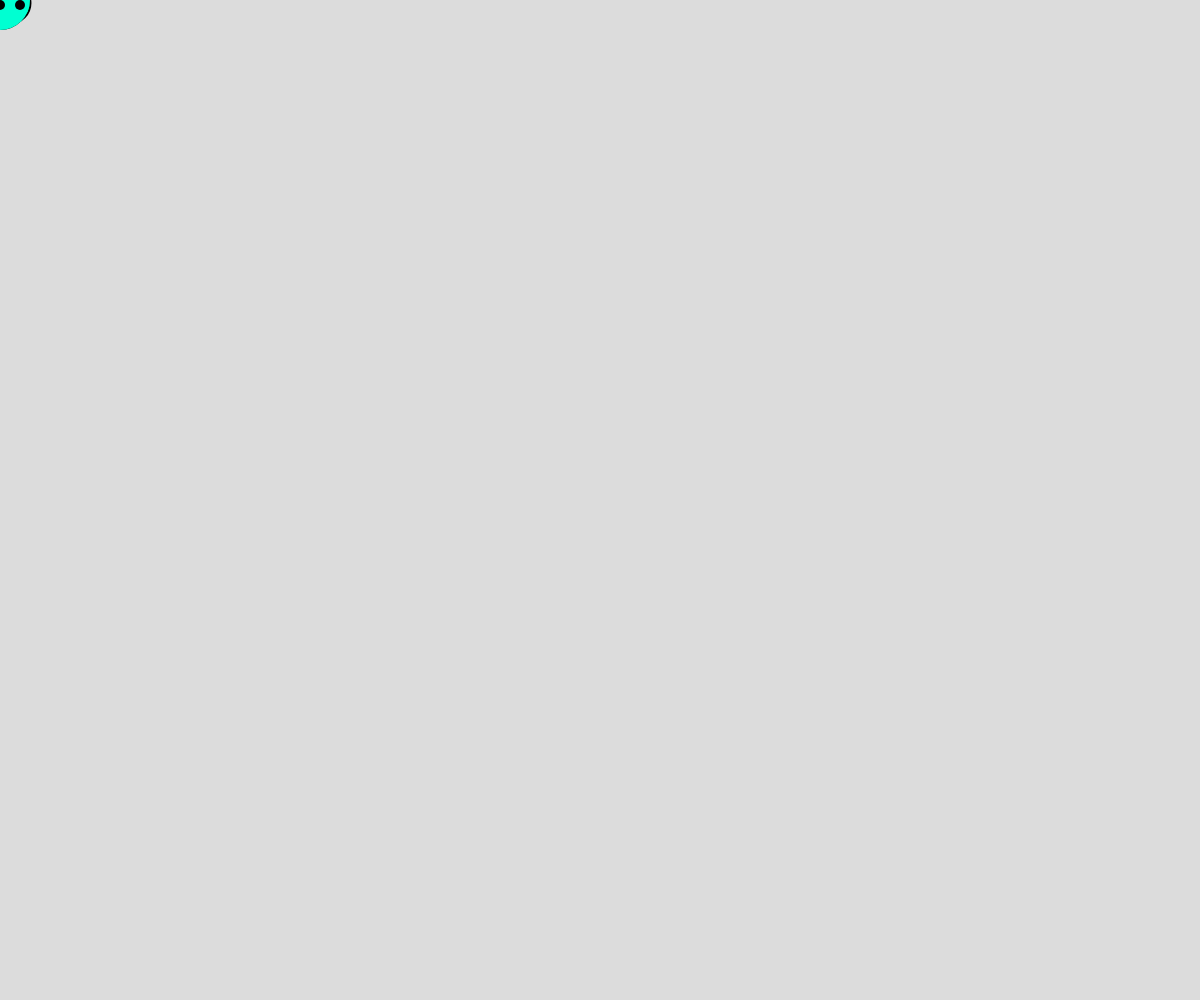
Frame 1 (no input)
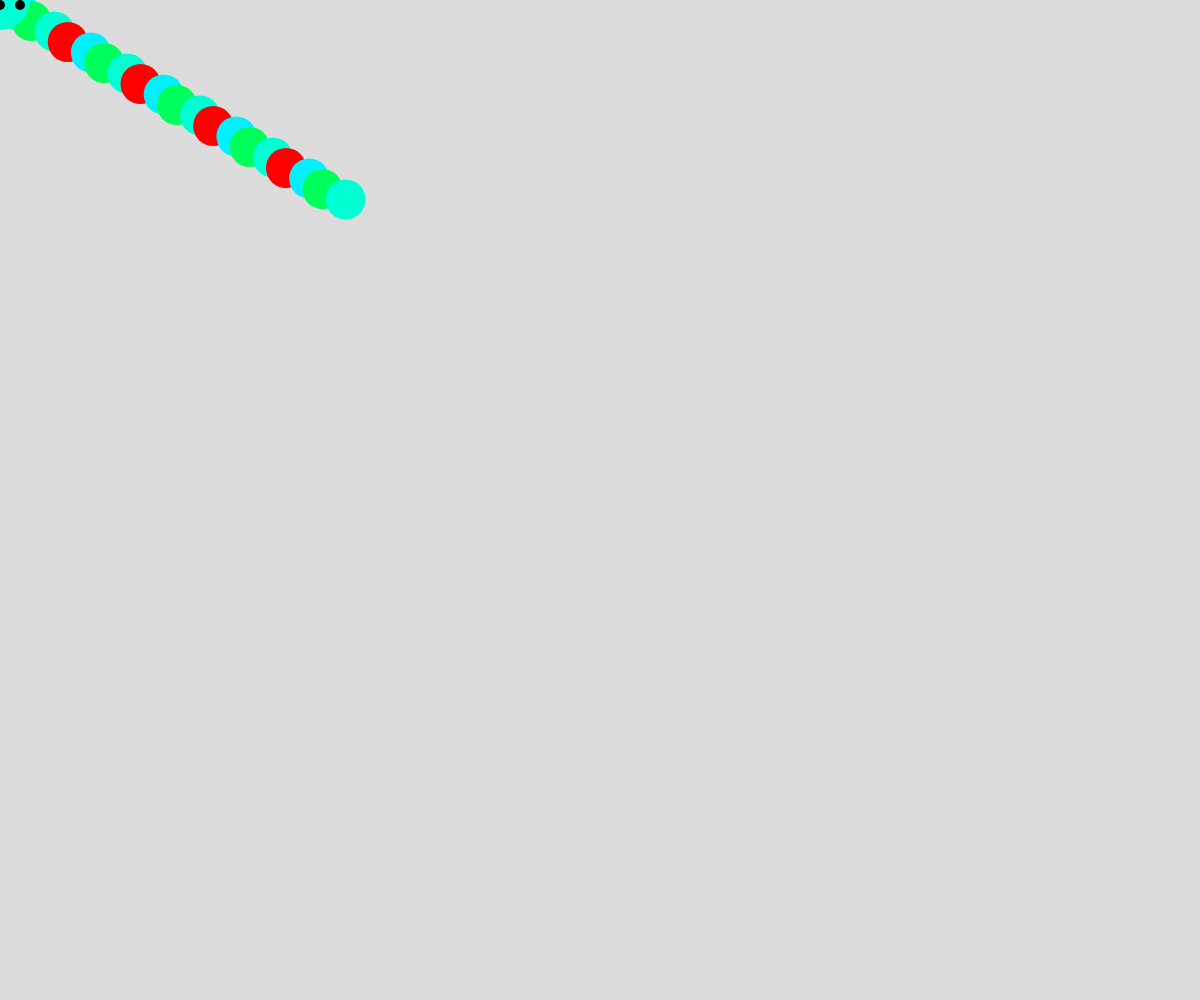
Frame 60 (no input)
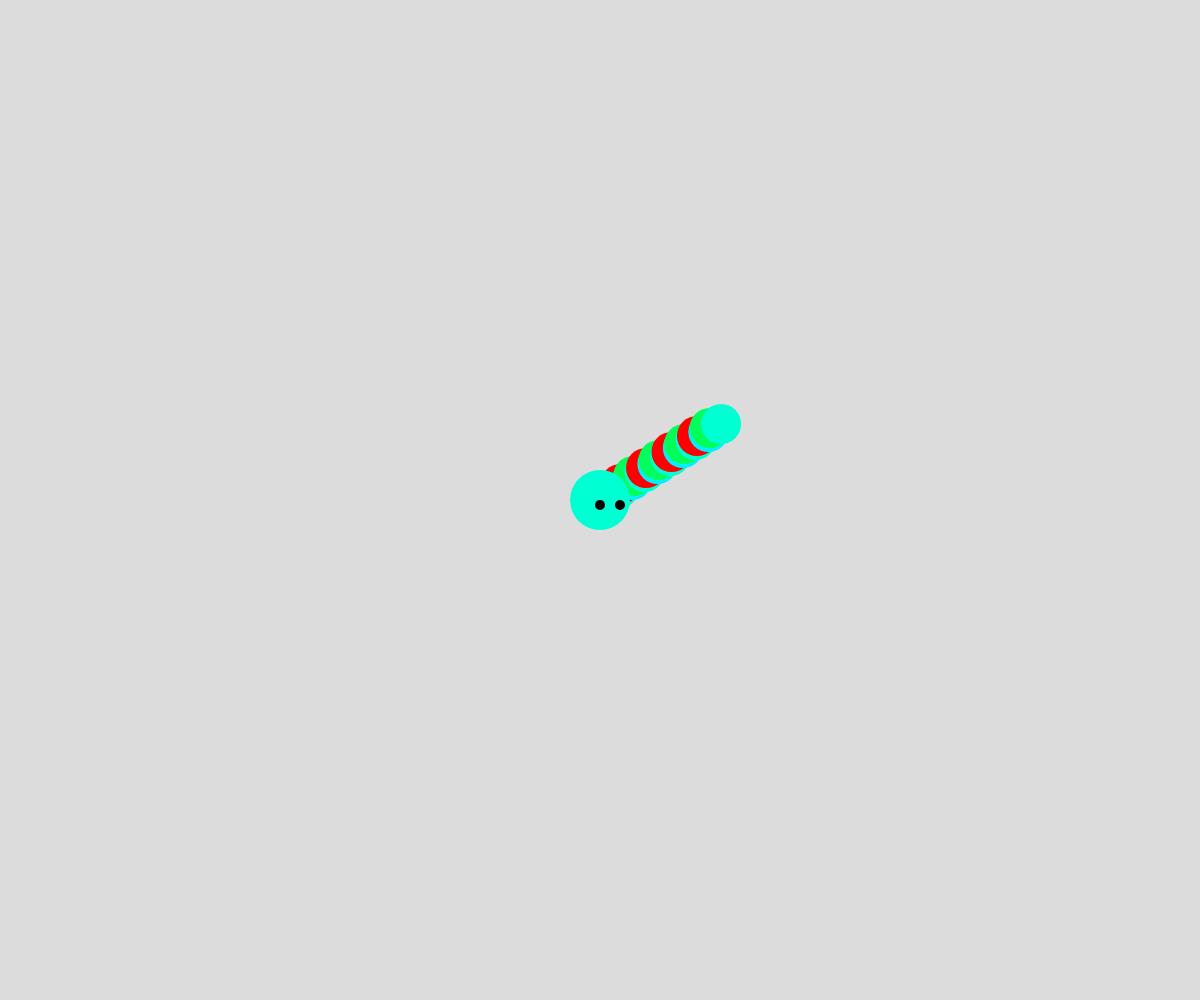
Frame 120 (the mouse pressed at the canvas centre since frame 60)

The p5.js sketch that drew these frames (run headless with seeded random() and noise() and a simulated clock; from frame 60 on, the mouse is pressed at the canvas centre):

// p5.js sketch
// ── sketch.js
var wiggle = 5;
var lastChecked = 0;
var buttX = 0;
 var buttY = 0;
var x = 0;
var speed = 7;
var directionx = 1;
var directiony= 1
var angle= 30
var colors=[0, 130, 100, 120]

function setup() { 
  createCanvas(windowWidth, windowHeight);
} 

function draw() { 
  background (108);
  background(220);
  colorMode(RGB, 255);
  fill (5, 102, 209)
  //ellipse(mouseX, mouseY, 50, 50);
  strokeWeight(50)
  //line (mouseX, mouseY, width/2, height)
  if (getQuadrant()  ==1) {
    background(66,134,24);
  }
  else if (mouseX > width/2 && mouseX<width && mouseY > 0 && mouseY < height/2) {
  	text("second quadrant", 20, 20);
  background(66,69, 244);
  }
  else if (mouseX < width/2 && mouseX<width && mouseY > 0 && mouseY > height/2) {
  	text("third quadrant", 40, 40);
  	background(244, 65, 211);
  
  }         
           
  else if (mouseX > width/2 && mouseX<width && mouseY > 0 && mouseY > height/2) {
  	text("fourth quadrant", 60, 60); 
  	background(244, 66, 66);
	}
  
  //line (mouseX, mouseY, width/2, height)
  ellipse(mouseX, mouseY, 10, 10)

  strokeWeight(2);
  // buttX+= directionx*speed;
  // buttY+= directiony*speed;
  buttX+=cos(radians(angle))*speed*directionx;
  buttY+=sin(radians(angle))*speed*directiony;
  if (buttX>width) {
  	directionx= -1 
	}
else if (buttX<0){
  directionx=1 
 }
  if (buttY>height) {
  	directiony=-1 
	}
else if (buttY<0){
  directiony=1 
 }

  
  for (var i = 0; i < 20; i++) {
    var x = map(i, 0, 20,  mouseX, buttX);
    var y = map(i, 0, 20, mouseY, buttY);
    if (i % 2 == 0 ) {
    	x+=wiggle;
    }
    colorMode(HSB, 255);
  	fill (colors[i%4], 255, 255)
    ellipse(x, y, 40, 40);
  
  }
  wiggles();
  drawface ("happy");
  
}

function getQuadrant() {  
if (mouseX > 0 && mouseX < width/2 && mouseY > 0 && mouseY < height/2) {
    return 1
  }
  else if (mouseX > width/2 && mouseX<width && mouseY > 0 && mouseY < height/2) {
  	return 2 
  
  }
  else if (mouseX < width/2 && mouseX<width && mouseY > 0 && mouseY > height/2) {
  
    return 3
  
  }         
           
  else if (mouseX > width/2 && mouseX<width && mouseY > 0 && mouseY > height/2) {
  	return 4 
	}
  
}

// this function changes "wiggle" from positive to negative every 
// 1/2 second
function wiggles() {
	if (millis() - lastChecked > 100) {
  	lastChecked = millis();
    wiggle*= -1; 
    console.log("should be wiggling");
  }
} 

function drawface (mood) {
if (mood=="happy") {
	// ellipse (mouseX,mouseY,55, 55)
	// line()

noStroke();
smooth();
  line(40,30, 85, 75);
  ellipse(mouseX,mouseY,60,60)
  fill (0)
  ellipse(mouseX, mouseY+5, 10, 10);
noSmooth();
ellipse(mouseX+20, mouseY+5,10,10)

}
  
  
}
// ── style.css
body {
 background-color:magenta; 
  
}

p {
    padding: 2cm 2cm 2cm 2cm;
font-family: "Arial Black";
}


h1 {
    text-align: center;
}

 
